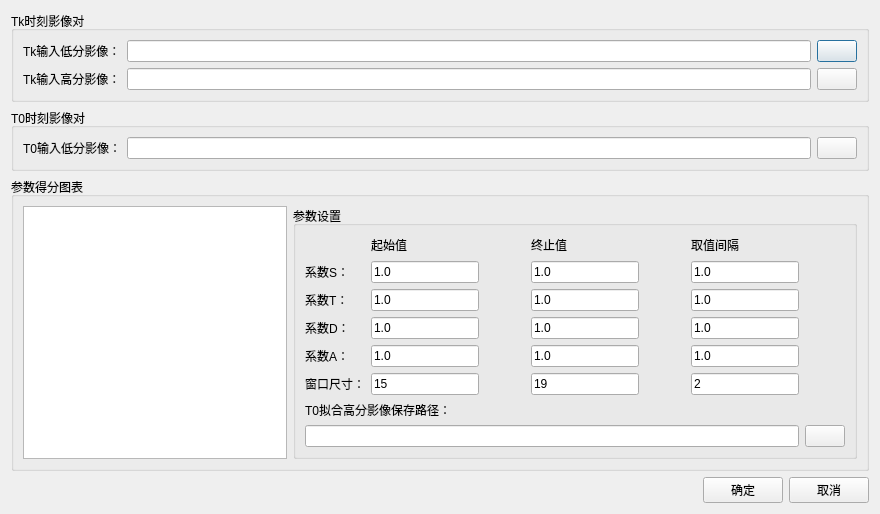
<?xml version="1.0" encoding="UTF-8"?>
<ui version="4.0">
 <class>ImageFusionSTARFMDialog</class>
 <widget class="QDialog" name="ImageFusionSTARFMDialog">
  <property name="geometry">
   <rect>
    <x>0</x>
    <y>0</y>
    <width>880</width>
    <height>465</height>
   </rect>
  </property>
  <property name="windowTitle">
   <string>STARFM图像融合</string>
  </property>
  <layout class="QVBoxLayout" name="verticalLayout_2">
   <item>
    <layout class="QVBoxLayout" name="verticalLayout">
     <item>
      <widget class="QGroupBox" name="groupBox_2">
       <property name="title">
        <string>Tk时刻影像对</string>
       </property>
       <layout class="QGridLayout" name="gridLayout_3">
        <item row="0" column="0">
         <widget class="QLabel" name="openTkCoarseResolutionImageLabel">
          <property name="text">
           <string>Tk输入低分影像：</string>
          </property>
         </widget>
        </item>
        <item row="0" column="1">
         <widget class="QLineEdit" name="openTkCoarseResolutionImageLineEdit"/>
        </item>
        <item row="0" column="2">
         <widget class="QPushButton" name="openTkCoarseResolutionImagePushButton">
          <property name="text">
           <string/>
          </property>
         </widget>
        </item>
        <item row="1" column="0">
         <widget class="QLabel" name="openTkFineResolutionImageLabel">
          <property name="text">
           <string>Tk输入高分影像：</string>
          </property>
         </widget>
        </item>
        <item row="1" column="1">
         <widget class="QLineEdit" name="openTkFineResolutionImageLineEdit"/>
        </item>
        <item row="1" column="2">
         <widget class="QPushButton" name="openTkFineResolutionImagePushButton">
          <property name="text">
           <string/>
          </property>
         </widget>
        </item>
       </layout>
      </widget>
     </item>
     <item>
      <widget class="QGroupBox" name="groupBox">
       <property name="title">
        <string>T0时刻影像对</string>
       </property>
       <layout class="QGridLayout" name="gridLayout_2">
        <item row="0" column="0">
         <widget class="QLabel" name="openT0CoarseResolutionImageLabel">
          <property name="text">
           <string>T0输入低分影像：</string>
          </property>
         </widget>
        </item>
        <item row="0" column="1">
         <widget class="QLineEdit" name="openT0CoarseResolutionImageLineEdit"/>
        </item>
        <item row="0" column="2">
         <widget class="QPushButton" name="openT0CoarseResolutionImagePushButton">
          <property name="text">
           <string/>
          </property>
         </widget>
        </item>
       </layout>
      </widget>
     </item>
    </layout>
   </item>
   <item>
    <layout class="QHBoxLayout" name="horizontalLayout_2">
     <item>
      <widget class="QGroupBox" name="statusGroupBox">
       <property name="title">
        <string>参数得分图表</string>
       </property>
       <layout class="QHBoxLayout" name="horizontalLayout">
        <item>
         <widget class="QTextEdit" name="statusTextEdit"/>
        </item>
        <item>
         <widget class="QGroupBox" name="parametersSettingsGroupBox">
          <property name="title">
           <string>参数设置</string>
          </property>
          <layout class="QGridLayout" name="gridLayout">
           <item row="6" column="0" colspan="2">
            <widget class="QLabel" name="selectT0FineResolutionImageSaveDirLabel">
             <property name="text">
              <string>T0拟合高分影像保存路径：</string>
             </property>
            </widget>
           </item>
           <item row="5" column="0">
            <widget class="QLabel" name="windowSizeLabel">
             <property name="text">
              <string>窗口尺寸：</string>
             </property>
            </widget>
           </item>
           <item row="1" column="0">
            <widget class="QLabel" name="constantSLabel">
             <property name="text">
              <string>系数S：</string>
             </property>
            </widget>
           </item>
           <item row="7" column="7">
            <widget class="QPushButton" name="selectT0FineResolutionImageSaveDirPushButton">
             <property name="text">
              <string/>
             </property>
            </widget>
           </item>
           <item row="7" column="0" colspan="7">
            <widget class="QLineEdit" name="selectT0FineResolutionImageSaveDirLineEdit"/>
           </item>
           <item row="1" column="3">
            <widget class="QLineEdit" name="stopConstantSLineEdit">
             <property name="text">
              <string>1.0</string>
             </property>
            </widget>
           </item>
           <item row="4" column="0">
            <widget class="QLabel" name="constantALabel">
             <property name="text">
              <string>系数A：</string>
             </property>
            </widget>
           </item>
           <item row="3" column="3">
            <widget class="QLineEdit" name="stopConstantDLineEdit">
             <property name="text">
              <string>1.0</string>
             </property>
            </widget>
           </item>
           <item row="1" column="1">
            <widget class="QLineEdit" name="startConstantSLineEdit">
             <property name="text">
              <string>1.0</string>
             </property>
            </widget>
           </item>
           <item row="4" column="3">
            <widget class="QLineEdit" name="stopConstantALineEdit">
             <property name="text">
              <string>1.0</string>
             </property>
            </widget>
           </item>
           <item row="0" column="1">
            <widget class="QLabel" name="startLabel">
             <property name="text">
              <string>起始值</string>
             </property>
            </widget>
           </item>
           <item row="5" column="3">
            <widget class="QLineEdit" name="stopWindowSizeLineEdit">
             <property name="text">
              <string>19</string>
             </property>
            </widget>
           </item>
           <item row="1" column="5" colspan="2">
            <widget class="QLineEdit" name="stepConstantSLineEdit">
             <property name="text">
              <string>1.0</string>
             </property>
            </widget>
           </item>
           <item row="3" column="5" colspan="2">
            <widget class="QLineEdit" name="stepConstantDLineEdit">
             <property name="text">
              <string>1.0</string>
             </property>
            </widget>
           </item>
           <item row="5" column="1">
            <widget class="QLineEdit" name="startWindowSizeLineEdit">
             <property name="text">
              <string>15</string>
             </property>
            </widget>
           </item>
           <item row="2" column="0">
            <widget class="QLabel" name="constantTLabel">
             <property name="text">
              <string>系数T：</string>
             </property>
            </widget>
           </item>
           <item row="4" column="1">
            <widget class="QLineEdit" name="startConstantALineEdit">
             <property name="text">
              <string>1.0</string>
             </property>
            </widget>
           </item>
           <item row="2" column="1">
            <widget class="QLineEdit" name="startConstantTLineEdit">
             <property name="text">
              <string>1.0</string>
             </property>
            </widget>
           </item>
           <item row="2" column="3">
            <widget class="QLineEdit" name="stepConstantTLineEdit_2">
             <property name="text">
              <string>1.0</string>
             </property>
            </widget>
           </item>
           <item row="2" column="5" colspan="2">
            <widget class="QLineEdit" name="stepConstantTLineEdit">
             <property name="text">
              <string>1.0</string>
             </property>
            </widget>
           </item>
           <item row="4" column="5" colspan="2">
            <widget class="QLineEdit" name="stepConstantALineEdit">
             <property name="text">
              <string>1.0</string>
             </property>
            </widget>
           </item>
           <item row="3" column="0">
            <widget class="QLabel" name="constantDLabel">
             <property name="text">
              <string>系数D：</string>
             </property>
            </widget>
           </item>
           <item row="3" column="1">
            <widget class="QLineEdit" name="startConstantDLineEdit">
             <property name="text">
              <string>1.0</string>
             </property>
            </widget>
           </item>
           <item row="0" column="3">
            <widget class="QLabel" name="stopLabel">
             <property name="text">
              <string>终止值</string>
             </property>
            </widget>
           </item>
           <item row="5" column="5" colspan="2">
            <widget class="QLineEdit" name="stepWindowSizeLineEdit">
             <property name="text">
              <string>2</string>
             </property>
            </widget>
           </item>
           <item row="0" column="2">
            <spacer name="horizontalSpacer_2">
             <property name="orientation">
              <enum>Qt::Horizontal</enum>
             </property>
             <property name="sizeHint" stdset="0">
              <size>
               <width>40</width>
               <height>20</height>
              </size>
             </property>
            </spacer>
           </item>
           <item row="0" column="5">
            <widget class="QLabel" name="stepLabel">
             <property name="text">
              <string>取值间隔</string>
             </property>
            </widget>
           </item>
           <item row="0" column="4">
            <spacer name="horizontalSpacer_3">
             <property name="orientation">
              <enum>Qt::Horizontal</enum>
             </property>
             <property name="sizeHint" stdset="0">
              <size>
               <width>40</width>
               <height>20</height>
              </size>
             </property>
            </spacer>
           </item>
          </layout>
         </widget>
        </item>
       </layout>
      </widget>
     </item>
    </layout>
   </item>
   <item>
    <layout class="QHBoxLayout" name="horizontalLayout_3">
     <item>
      <spacer name="horizontalSpacer">
       <property name="orientation">
        <enum>Qt::Horizontal</enum>
       </property>
       <property name="sizeHint" stdset="0">
        <size>
         <width>40</width>
         <height>20</height>
        </size>
       </property>
      </spacer>
     </item>
     <item>
      <widget class="QPushButton" name="okPushButton">
       <property name="text">
        <string>确定</string>
       </property>
      </widget>
     </item>
     <item>
      <widget class="QPushButton" name="cancelPushButton">
       <property name="text">
        <string>取消</string>
       </property>
      </widget>
     </item>
    </layout>
   </item>
  </layout>
 </widget>
 <resources/>
 <connections/>
</ui>
